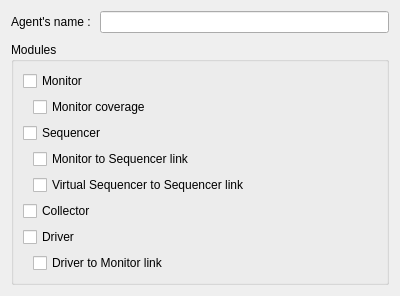
<?xml version="1.0" encoding="UTF-8"?>
<ui version="4.0">
 <class>AgentDialogView</class>
 <widget class="QWidget" name="AgentDialogView">
  <property name="geometry">
   <rect>
    <x>0</x>
    <y>0</y>
    <width>400</width>
    <height>296</height>
   </rect>
  </property>
  <property name="windowTitle">
   <string>Form</string>
  </property>
  <layout class="QVBoxLayout" name="verticalLayout_2">
   <item>
    <layout class="QFormLayout" name="formLayout">
     <property name="fieldGrowthPolicy">
      <enum>QFormLayout::AllNonFixedFieldsGrow</enum>
     </property>
     <item row="0" column="0">
      <widget class="QLabel" name="label">
       <property name="text">
        <string>Agent's name : </string>
       </property>
      </widget>
     </item>
     <item row="0" column="1">
      <widget class="QLineEdit" name="name"/>
     </item>
    </layout>
   </item>
   <item>
    <widget class="QGroupBox" name="groupBox_2">
     <property name="title">
      <string>Modules</string>
     </property>
     <layout class="QVBoxLayout" name="verticalLayout">
      <item>
       <widget class="QCheckBox" name="monitor">
        <property name="text">
         <string>Monitor</string>
        </property>
       </widget>
      </item>
      <item>
       <layout class="QHBoxLayout" name="horizontalLayout">
        <item>
         <spacer name="horizontalSpacer">
          <property name="orientation">
           <enum>Qt::Horizontal</enum>
          </property>
          <property name="sizeType">
           <enum>QSizePolicy::Maximum</enum>
          </property>
          <property name="sizeHint" stdset="0">
           <size>
            <width>10</width>
            <height>20</height>
           </size>
          </property>
         </spacer>
        </item>
        <item>
         <widget class="QCheckBox" name="monitorCoverage">
          <property name="text">
           <string>Monitor coverage</string>
          </property>
         </widget>
        </item>
       </layout>
      </item>
      <item>
       <widget class="QCheckBox" name="sequencer">
        <property name="text">
         <string>Sequencer</string>
        </property>
       </widget>
      </item>
      <item>
       <layout class="QHBoxLayout" name="horizontalLayout_2">
        <item>
         <spacer name="horizontalSpacer_2">
          <property name="orientation">
           <enum>Qt::Horizontal</enum>
          </property>
          <property name="sizeType">
           <enum>QSizePolicy::Maximum</enum>
          </property>
          <property name="sizeHint" stdset="0">
           <size>
            <width>10</width>
            <height>20</height>
           </size>
          </property>
         </spacer>
        </item>
        <item>
         <widget class="QCheckBox" name="monitorToSequencer">
          <property name="text">
           <string>Monitor to Sequencer link</string>
          </property>
         </widget>
        </item>
       </layout>
      </item>
      <item>
       <layout class="QHBoxLayout" name="horizontalLayout_5">
        <item>
         <spacer name="horizontalSpacer_5">
          <property name="orientation">
           <enum>Qt::Horizontal</enum>
          </property>
          <property name="sizeType">
           <enum>QSizePolicy::Maximum</enum>
          </property>
          <property name="sizeHint" stdset="0">
           <size>
            <width>10</width>
            <height>20</height>
           </size>
          </property>
         </spacer>
        </item>
        <item>
         <widget class="QCheckBox" name="virtualToSequencer">
          <property name="text">
           <string>Virtual Sequencer to Sequencer link</string>
          </property>
         </widget>
        </item>
       </layout>
      </item>
      <item>
       <widget class="QCheckBox" name="collector">
        <property name="text">
         <string>Collector</string>
        </property>
       </widget>
      </item>
      <item>
       <widget class="QCheckBox" name="driver">
        <property name="text">
         <string>Driver</string>
        </property>
       </widget>
      </item>
      <item>
       <layout class="QHBoxLayout" name="horizontalLayout_3">
        <item>
         <spacer name="horizontalSpacer_4">
          <property name="orientation">
           <enum>Qt::Horizontal</enum>
          </property>
          <property name="sizeType">
           <enum>QSizePolicy::Maximum</enum>
          </property>
          <property name="sizeHint" stdset="0">
           <size>
            <width>10</width>
            <height>20</height>
           </size>
          </property>
         </spacer>
        </item>
        <item>
         <widget class="QCheckBox" name="driverToMonitor">
          <property name="text">
           <string>Driver to Monitor link</string>
          </property>
         </widget>
        </item>
       </layout>
      </item>
     </layout>
    </widget>
   </item>
  </layout>
 </widget>
 <resources/>
 <connections/>
</ui>
